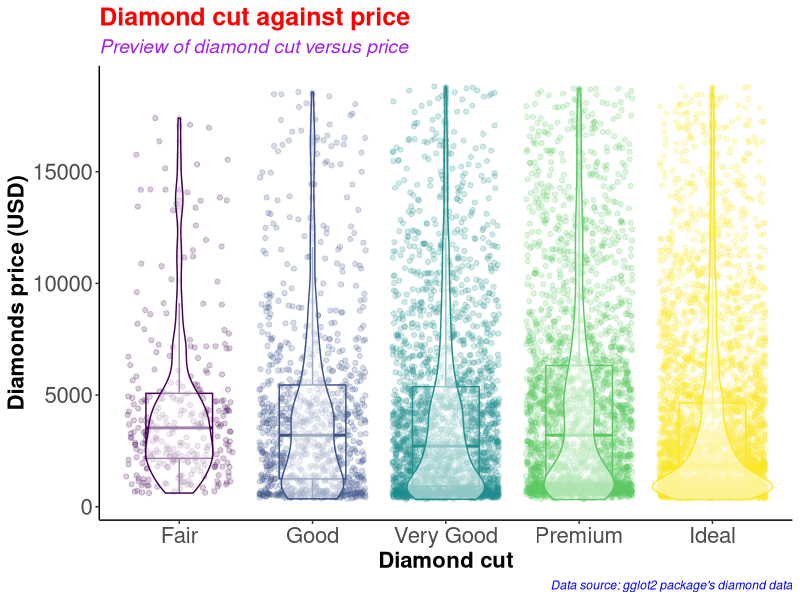
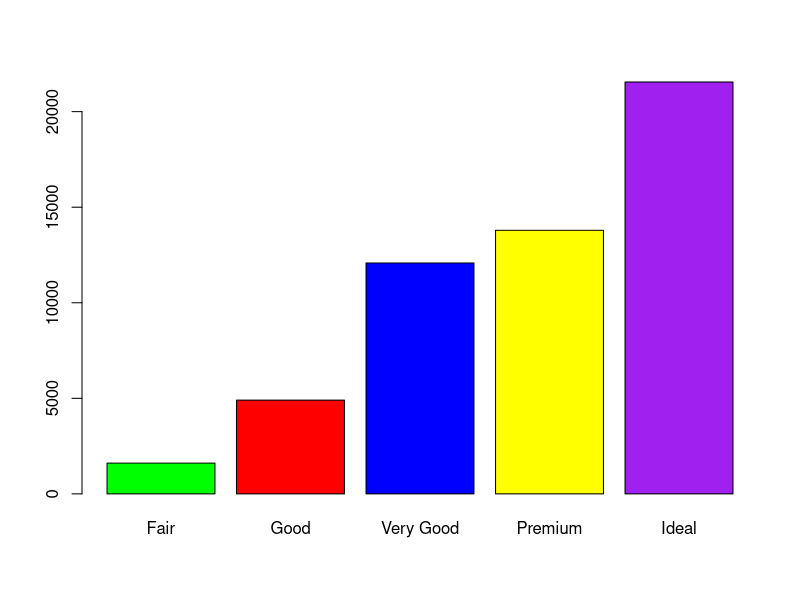
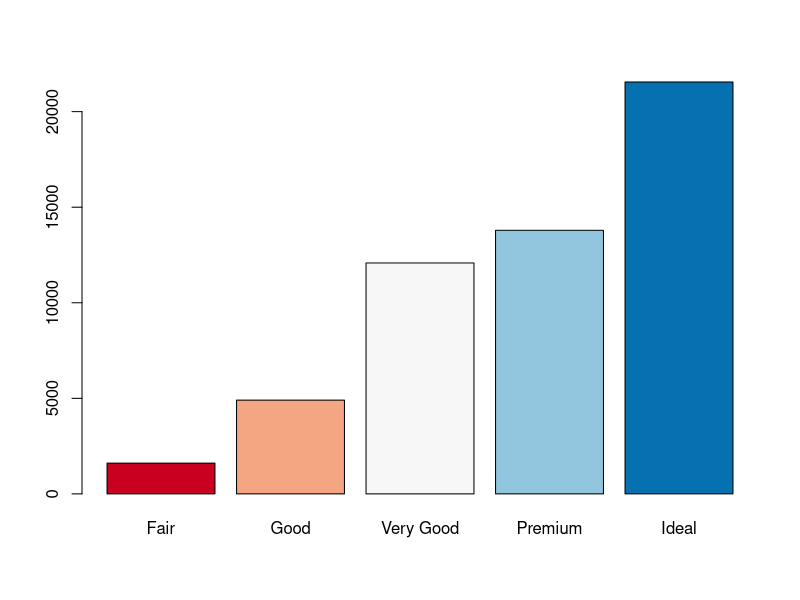
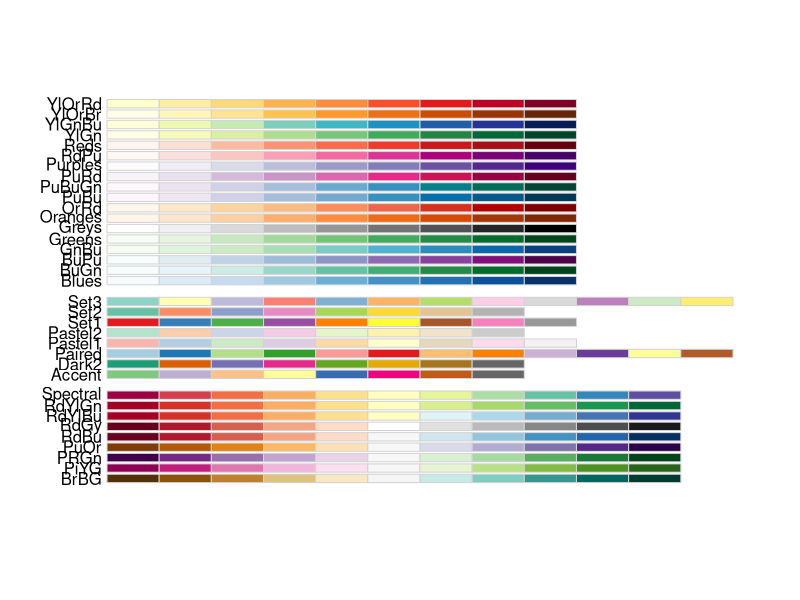
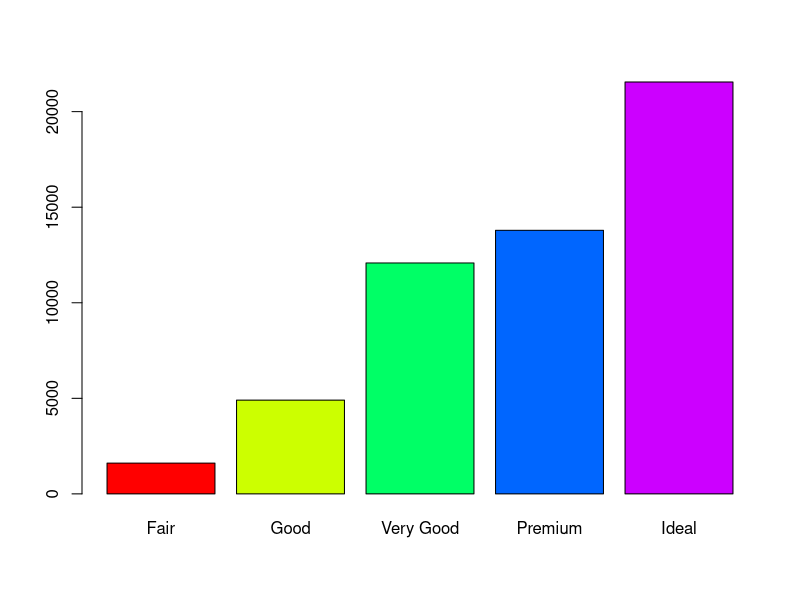
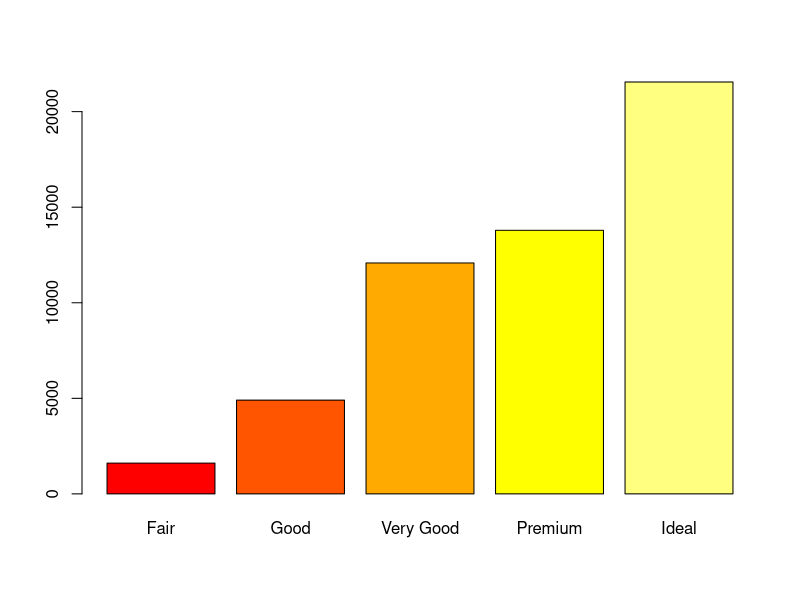
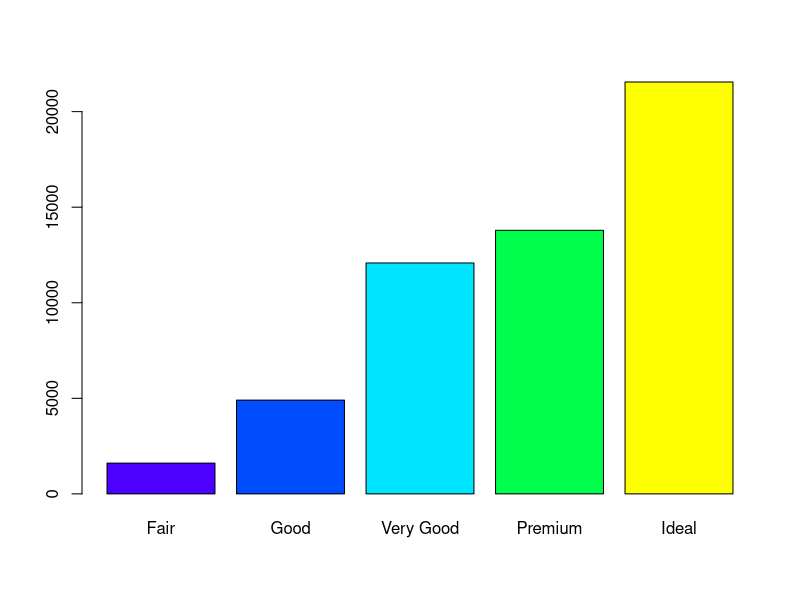
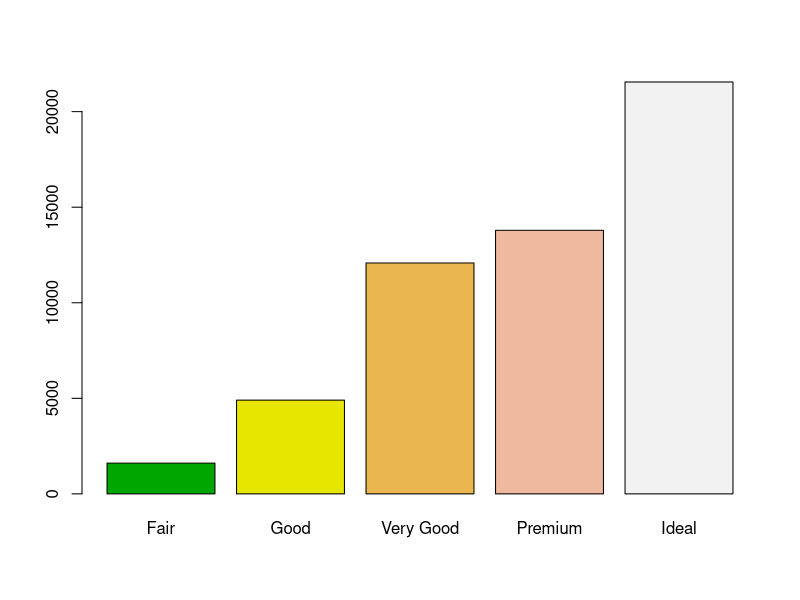

Write R code to recreate these figures, in order.
#########################################
# Name: Wyclife Agumba Oluoch           #   
# E-mail: wyclifeoluoch@gmail.com       #
# GitHub: https://github.com/Wycology   #
# Task: Boxplot and violin plots in one #
# Date: 4th Jan 2021                    #
# Last edited: 22nd July 2021           #
#########################################

# Loading the necessary libraries for the project

base::library(tidyverse) # This is for data wrangling and plotting.
base::library(RColorBrewer) # This is for generating color pallets for the plots.

diamonds_df <- diamonds # Saving the diamonds data-set to a new object in R.

utils::head(diamonds) # Checking the variables in the data-set for subsequent analyses
base::nrow(diamonds) # Checking for the number of rows in the data. 53940 observations
base::ncol(diamonds) # Checking the number of variables in the data-set. 10 variables

diamonds_df %>% # Picking the diamonds data, and then
  dplyr::slice_sample(n = 0.2*(nrow(diamonds))) %>% # Picking a portion of the data-set
  ggplot2::ggplot(ggplot2::aes(x = cut, y = price, color = cut)) + # Adding the mapping variables
  ggplot2::geom_point(position = "jitter", alpha = 0.2) + # Adding jitter and alpha
  ggplot2::geom_boxplot(alpha = 0.1, width = 0.5) + # Modifying dimensions of the boxplot 
  ggplot2::geom_violin(alpha = 0.5) + # Adding violin plot on top of the box and jitter
  theme_classic() + # Adding my preferred theme for publication.
  theme(legend.position = "none") + # Removing the legend; it is on the x-axis
  labs(x = "Diamond cut", # Labels the x-axis.
       y = "Diamonds price (USD)", # Labeling the y-axis
       title = "Diamond cut against price", # Setting tibble of the plot
       subtitle = "Preview of diamond cut versus price", # Descriptive title beneath TITLE
       caption = "Data source: gglot2 package's diamond data") +
  theme(axis.text = element_text(size=16), # Size of labels on tick-marks
        axis.title = element_text(size=16,face="bold")) + # Size of axis labels
  theme(plot.title = element_text(color = 'red', size = 18, face = 'bold'),
        plot.subtitle = element_text(color = 'purple', size = 14, face = 'italic'),
        plot.caption = element_text(color = 'blue', face = 'italic'))

diamonds %>% # Picking the diamonds data, and then
  filter(cut == 'Very Good') %>% # Picking the very good cut 
  nrow() # counting the number of rows with very good cut

diamonds %>% 
  select(cut) %>% 
  table() %>% 
  barplot(col = c('green', 'red', 'blue', 'yellow', 'purple'))

# Instead of specifying the colors, we can simply use the color brewer panel 

diamonds %>% 
  select(cut) %>% 
  table() %>% 
  barplot(col = brewer.pal(n = 5, name = "RdBu"))
# To display more brewer colors options to use, run the following function:

display.brewer.all()

# Can also use rainbow colors

diamonds %>% 
  select(cut) %>% 
  table() %>% 
  barplot(col = rainbow(5))

# Can also use heat.colors
diamonds %>% 
  select(cut) %>% 
  table() %>% 
  barplot(col = heat.colors(5))

# Can also use topographic colors

diamonds %>% 
  select(cut) %>% 
  table() %>% 
  barplot(col = topo.colors(5))

# Can also use terrain colors for the plot
diamonds %>% 
  select(cut) %>% 
  table() %>% 
  barplot(col = terrain.colors(5))

# Can also use cm.colors
diamonds %>% 
  select(cut) %>% 
  table() %>% 
  barplot(col = cm.colors(5)) 

# That is awesome. Good for the day.
